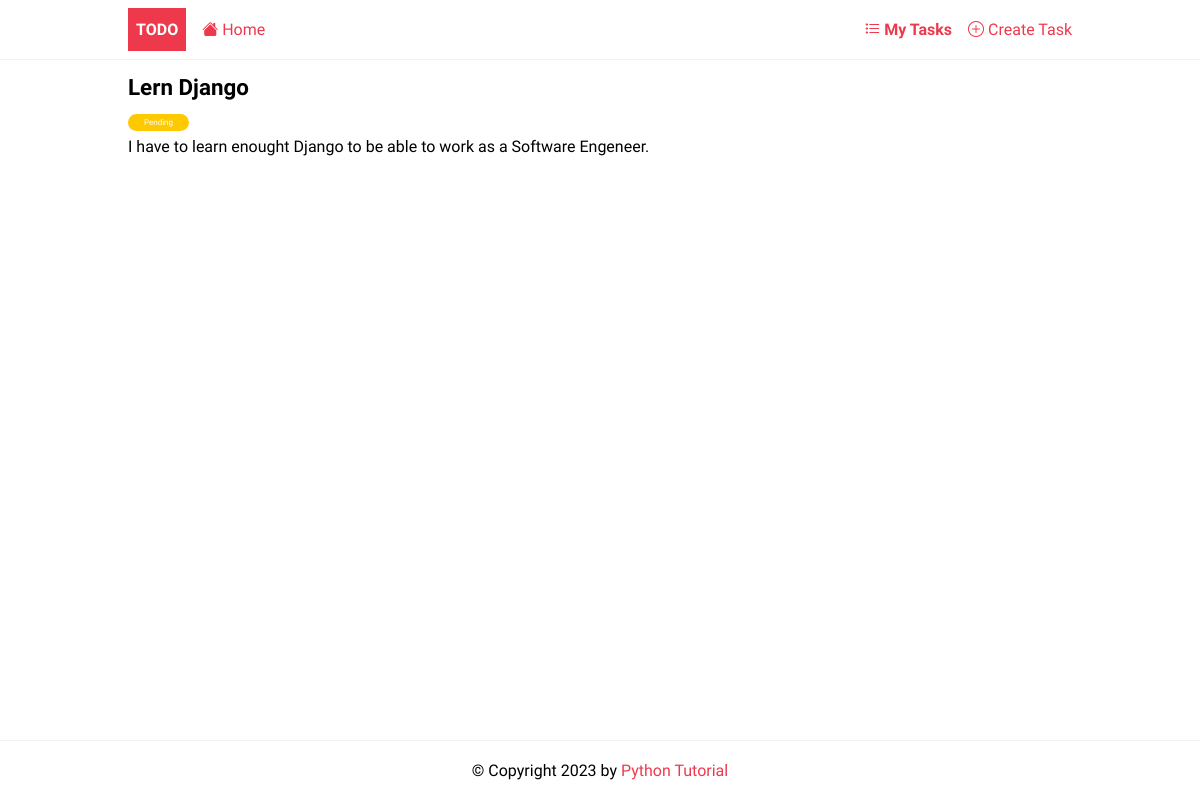
The app's page /tasks/1 with its own data.
### todo/models.py (models this page shows, shortened)
class Task(models.Model):
    title = models.CharField(max_length=255)
    description = models.TextField(null=True, blank=True)
    completed = models.BooleanField(default=False)
    created_at = models.DateTimeField(auto_now_add=True)
    user = models.ForeignKey(User, on_delete=models.CASCADE, null=True, blank=True)
    class Meta:
        ordering = ['completed']

### todo/views.py (the view)
# urls.py: path('tasks/<int:pk>', TaskDetailView.as_view(), name='task'),
class TaskDetailView(DetailView):
    model = Task
    context_object_name = 'task'
    template_name = 'app/task_detail.html'

### templates/app/task_detail.html
{% extends 'base.html' %}
{% block content %}
    <article class="task">
        <header>
            <h2>{{ task.title }}</h2>
            <span class="badge {% if task.completed %}badge-completed{% else %}badge-pending{% endif %}">
			{% if task.completed %} Completed {% else %} Pending {% endif %}
		</span>
        </header>
        <p>{{ task.description }}</p>
    </article>
{% endblock content %}

### static/css/style.css (style rules this page uses)
:root { --color-primary: #ee394c; --color-secondary: #86b7fe; --color-light: #f2f2f2; --color-gray: #ced4da; --color-dark: #212121; --color-white: #ffffff; --color-error: #e2442f; --color-warning: #ffc900; --color-info: #02a2b9; --color-success: #1ba345; --color-input: #00d1b2; --border-radius: 5px; }
* { margin: 0; padding: 0; box-sizing: border-box; text-rendering: optimizeLegibility; }
html, body { height: 100%; }
body { font-family: 'Dosis', sans-serif; font-size: 1rem; line-height: 1.7; display: flex; flex-direction: column; }
h2 { font-size: 1.4rem; }
.task { margin-bottom: auto; }
.badge { font-size: 0.5rem; padding: 0.25rem 1rem; color: var(--color-white); border-radius: 2rem; align-self: flex-start; }
.badge-pending { background-color: var(--color-warning); }

### records on screen
Task: title "Lern Django", description "I have to learn enought Django to be able to work as a Software Engeneer."
